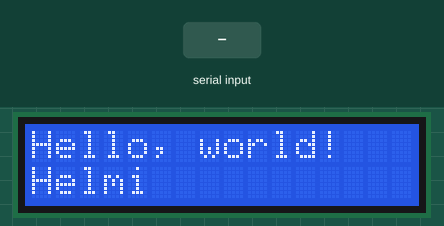
The sketch below on a simulated Arduino Uno, built with avr-gcc and run on an emulated ATmega328P. Shown: 16×2 character LCD. Inputs (shaded band) come from the test bench.

Above: at 2.6 s.
At 11.8 s:
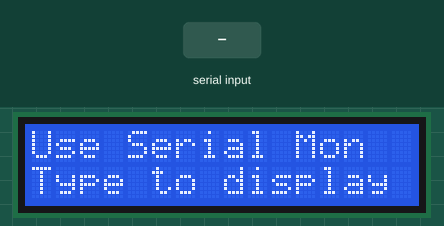
11.9 s: "1" received over Serial
At 13.1 s:
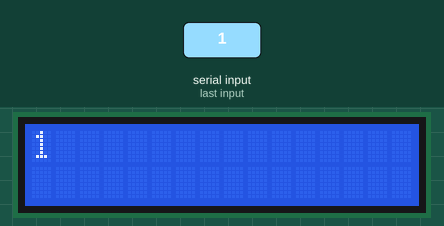
13.5 s: "0" received over Serial
At 14.3 s:
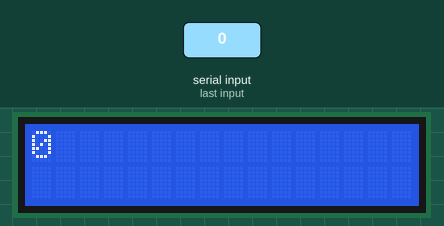
15.1 s: "2" received over Serial
At 15.5 s:
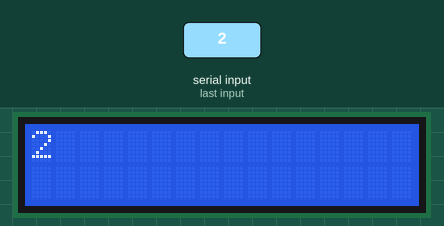
Timing chart, 0 to 18.1 s (numbered marks = the images above; inputs shaded):
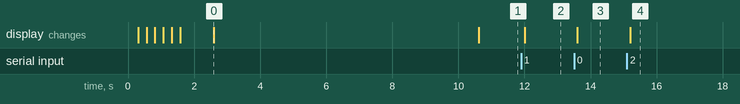

The sketch:

TUTORIAL_LCD_1.ino
```cpp
/*
   TUTORIAL LCD 1602 PADA ARDUINO
   MENGGUNAKAN I2C
   ---TEST FILE---

   Pinout LCD :
   SDA -> SDA
   SCL -> SCL
   VCC -> VCC
   GND -> GND
*/

#include <Wire.h>

#include <LiquidCrystal_I2C.h>
//set I2C address untuk Modul I2C LCD, beberapa modul menggunakan 0x3F atau 0x27

//                    addr, en,rw,rs,d4,d5,d6,d7,bl,blpol
LiquidCrystal_I2C lcd(0x3F, 2, 1, 0, 4, 5, 6, 7, 3, POSITIVE);


void setup()
{
  Serial.begin(115200);  // untuk penggunaan input serial monitor

  lcd.begin(16, 2);  // inisiasi lcd

  // ------- blink backlight 3x  -------------
  for (int i = 0; i < 3; i++)
  {
    lcd.backlight();
    delay(250);
    lcd.noBacklight();
    delay(250);
  }
  lcd.backlight(); // nyalakan backlight

  //-------- Menulis karakter pada display LCD ------------------
  // NOTE: Posisi cursor : (KOLOM, BARIS) mulai dari 0
  lcd.setCursor(0, 0); //set cursor untuk mulai pada kolom 0 di baris 0
  lcd.print("Hello, world!");
  delay(1000);
  lcd.setCursor(0, 1); //set kolom 0 baris 1
  lcd.print("Helmi");

  delay(8000);

  lcd.clear(); //membersihkan layar
  lcd.setCursor(0, 0);
  lcd.print("Use Serial Mon");
  lcd.setCursor(0, 1);
  lcd.print("Type to display");

}

//pada bagian loop, menangkap apa yang ditulis di seial monitor dan tampilkan ke lcd
void loop()
{
  if (Serial.available()) {//tunggu data dari input serial
    delay(100);
    lcd.clear();
    while (Serial.available() > 0) {
      lcd.write(Serial.read());//tulis ke lcd
    }
  }
}
```

Measured:
- after the input at 11.9 s, the display: changes after 0.10 s (image 2)
- after the input at 13.5 s, the display: changes after 0.10 s (image 3)
- after the input at 15.1 s, the display: changes after 0.10 s (image 4)
- what the display in image 0 shows lasts 8.0 s, from 2.6 s to 10.6 s
